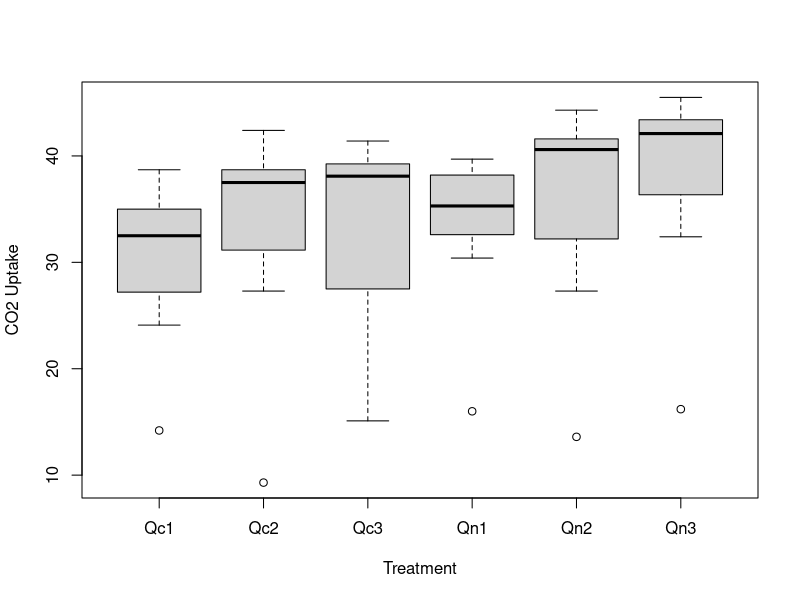
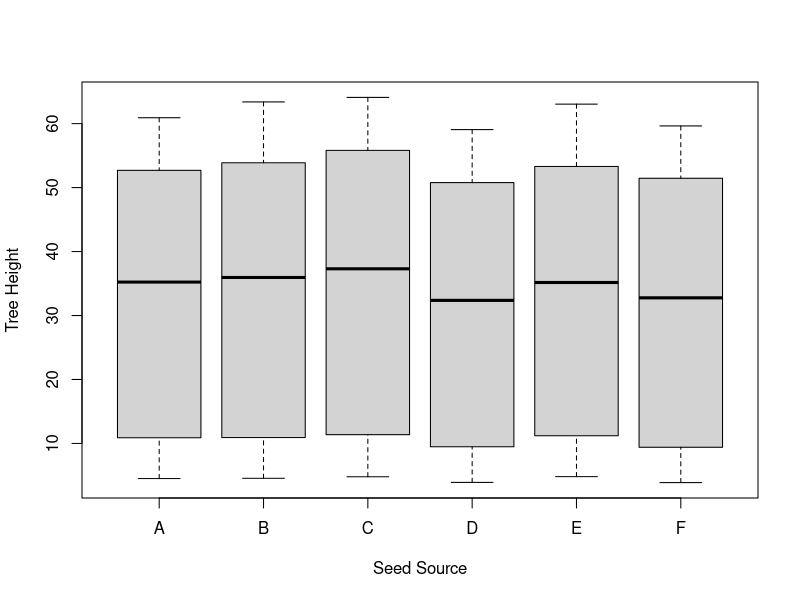

The R source for these figures, in order:
# 
MyData = read.csv("CarbonDioxideGrassUptake.csv", colClasses=c('factor', 'factor', 'numeric', 'numeric'))
#MyData = read.csv(file.choose(), colClasses=c('factor', 'factor', 'numeric', 'numeric'))
x = MyData$Plant
y = MyData$CO2Uptake
boxplot(y~x, xlab = "Treatment", ylab="CO2 Uptake")


MyData = read.csv("LoblollyPines.csv", colClasses=c('factor', 'numeric', 'numeric'))
#MyData = read.csv(file.choose(), colClasses=c('factor', 'factor', 'numeric', 'numeric'))
x = MyData$SeedSource
y = MyData$TreeHeight
boxplot(y~x, xlab = "Seed Source", ylab="Tree Height")
